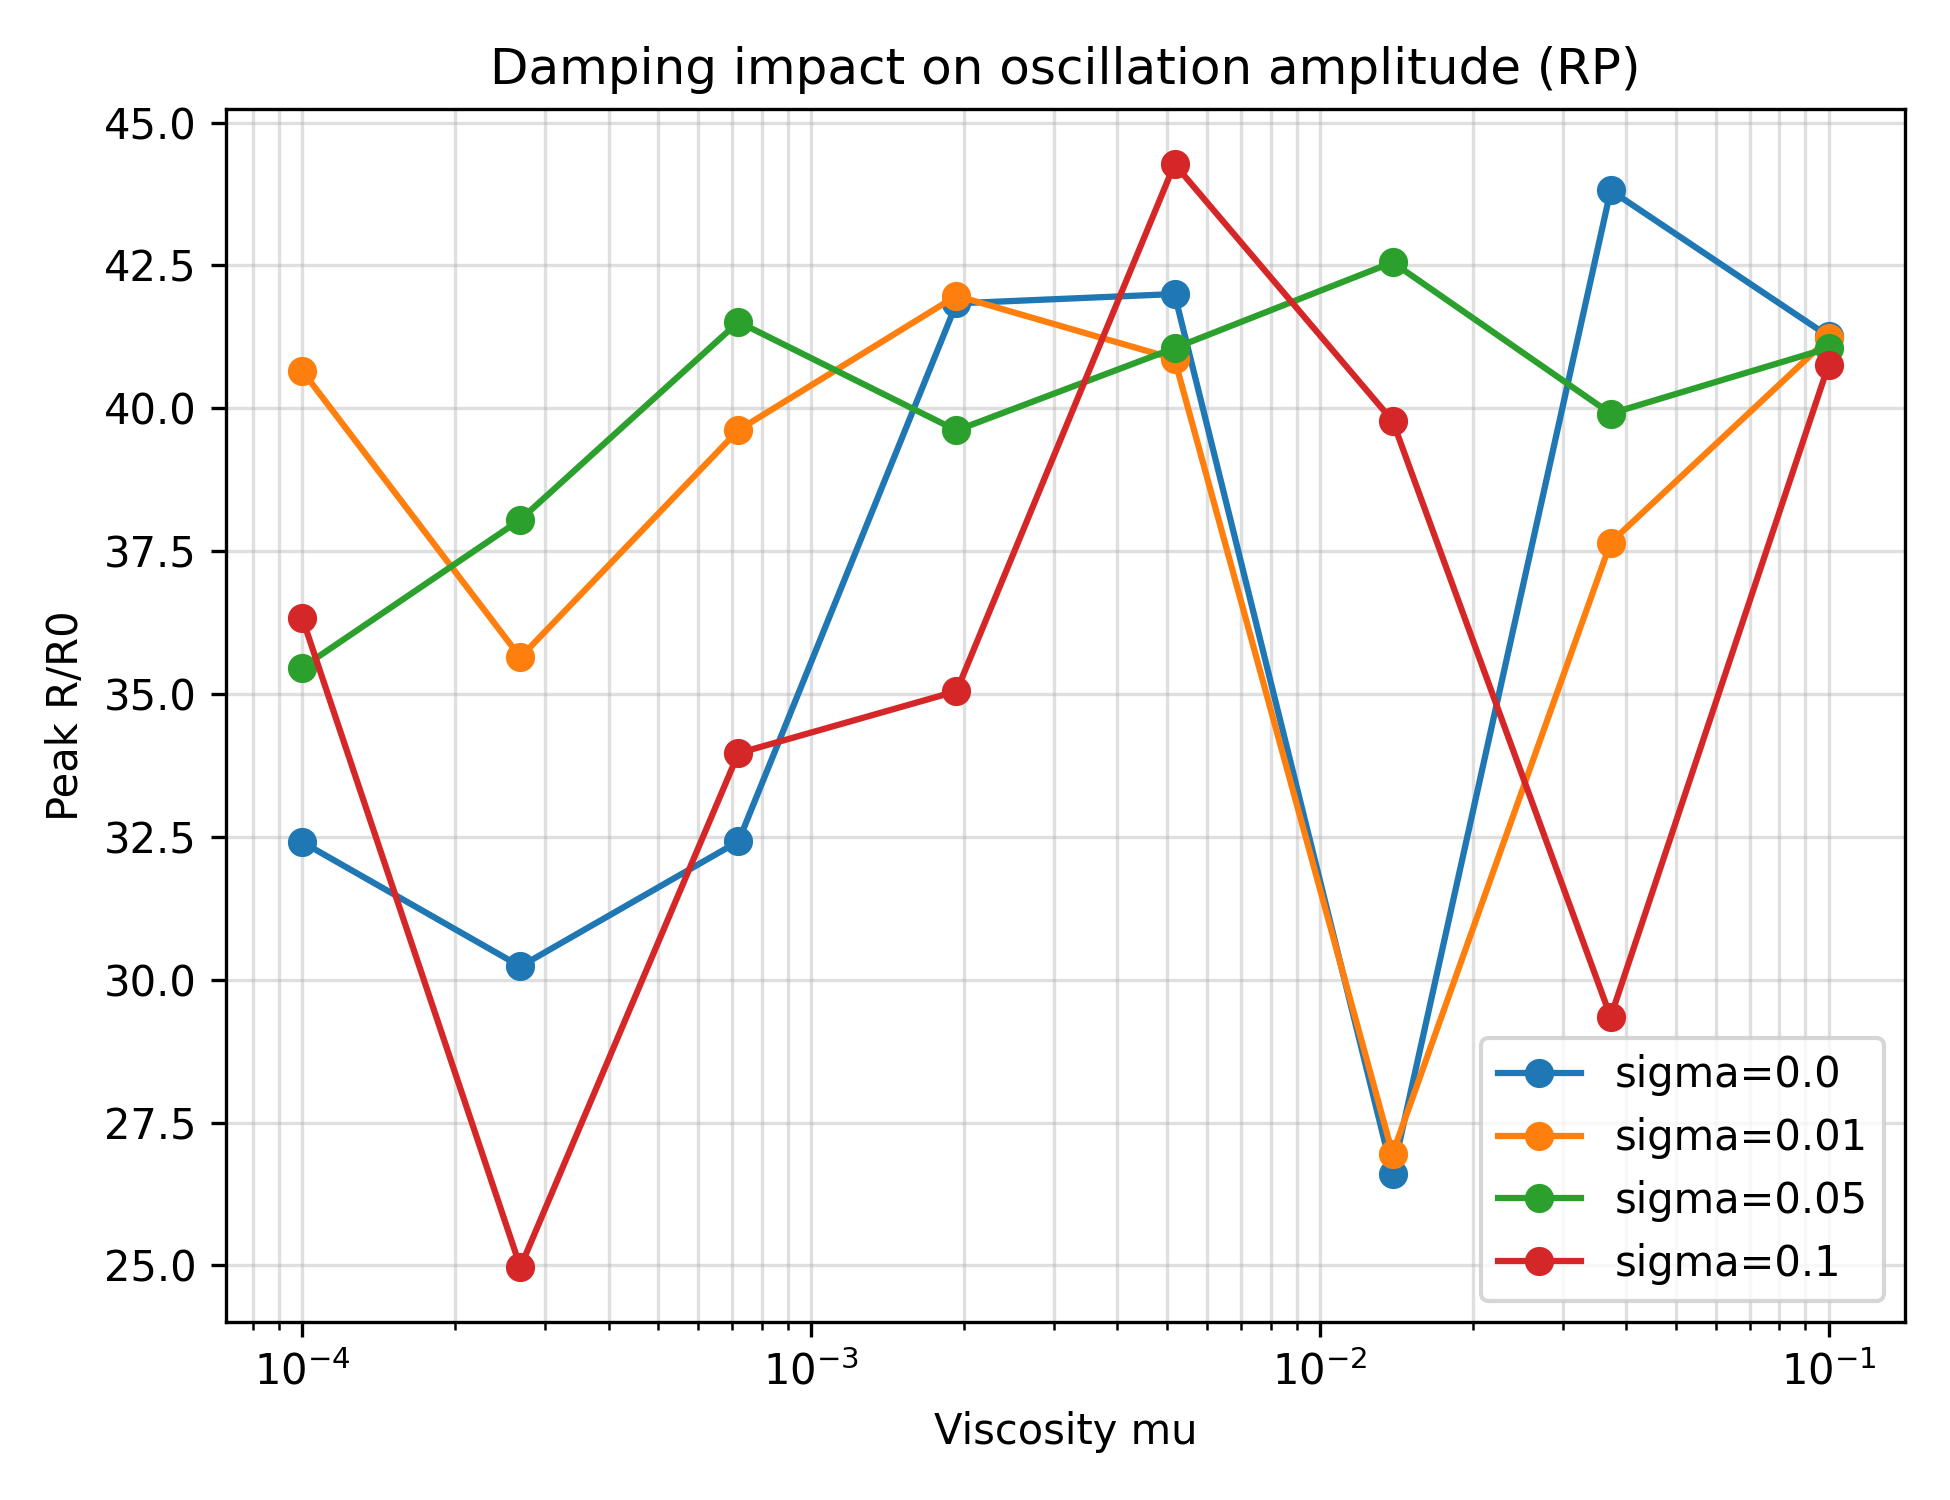

Source code (Python):
import numpy as np
import matplotlib.pyplot as plt
from scipy.integrate import solve_ivp

# Damping sweep: viscosity and surface tension effects on peak amplitude (RP)

rho = 1.0
R0 = 1.0
p_g0 = 100.0
kappa = 1.4
p0 = 100.0

Pa = 150.0
f = 0.2
omega = 2 * np.pi * f

mu_values = np.logspace(-4, -1, 8)   # viscous sweep
sigma_values = [0.0, 0.01, 0.05, 0.1]  # surface tension sweep


def p_bubble(R):
    R = max(R, 1e-8)
    return p_g0 * (R0 / R) ** (3 * kappa)


def rp_rhs(t, y, mu, sigma):
    R, Rdot = y
    R = max(R, 1e-8)
    p_inf = p0 + Pa * np.sin(omega * t)
    delta_p = p_bubble(R) - p_inf
    visc = 4 * mu * Rdot / R
    surf = 2 * sigma / R
    Rddot = (delta_p - visc - surf) / (rho * R) - 1.5 * (Rdot ** 2) / R
    return [Rdot, Rddot]


def run(mu, sigma):
    periods = 8
    t_end = periods / f
    t_eval = np.linspace(0, t_end, 1800)
    y0 = [R0, 0.0]
    sol = solve_ivp(lambda t, y: rp_rhs(t, y, mu, sigma),
                    (0, t_end), y0, t_eval=t_eval, rtol=1e-8, atol=1e-11)
    return sol.y[0].max() / R0


plt.figure(figsize=(6.5, 5))
for sigma in sigma_values:
    peaks = [run(mu, sigma) for mu in mu_values]
    plt.semilogx(mu_values, peaks, marker="o", label=f"sigma={sigma}")

plt.xlabel("Viscosity mu")
plt.ylabel("Peak R/R0")
plt.title("Damping impact on oscillation amplitude (RP)")
plt.grid(True, which="both", alpha=0.4)
plt.legend()
plt.tight_layout()
plt.savefig("study_damping.png", dpi=300)
plt.show()
